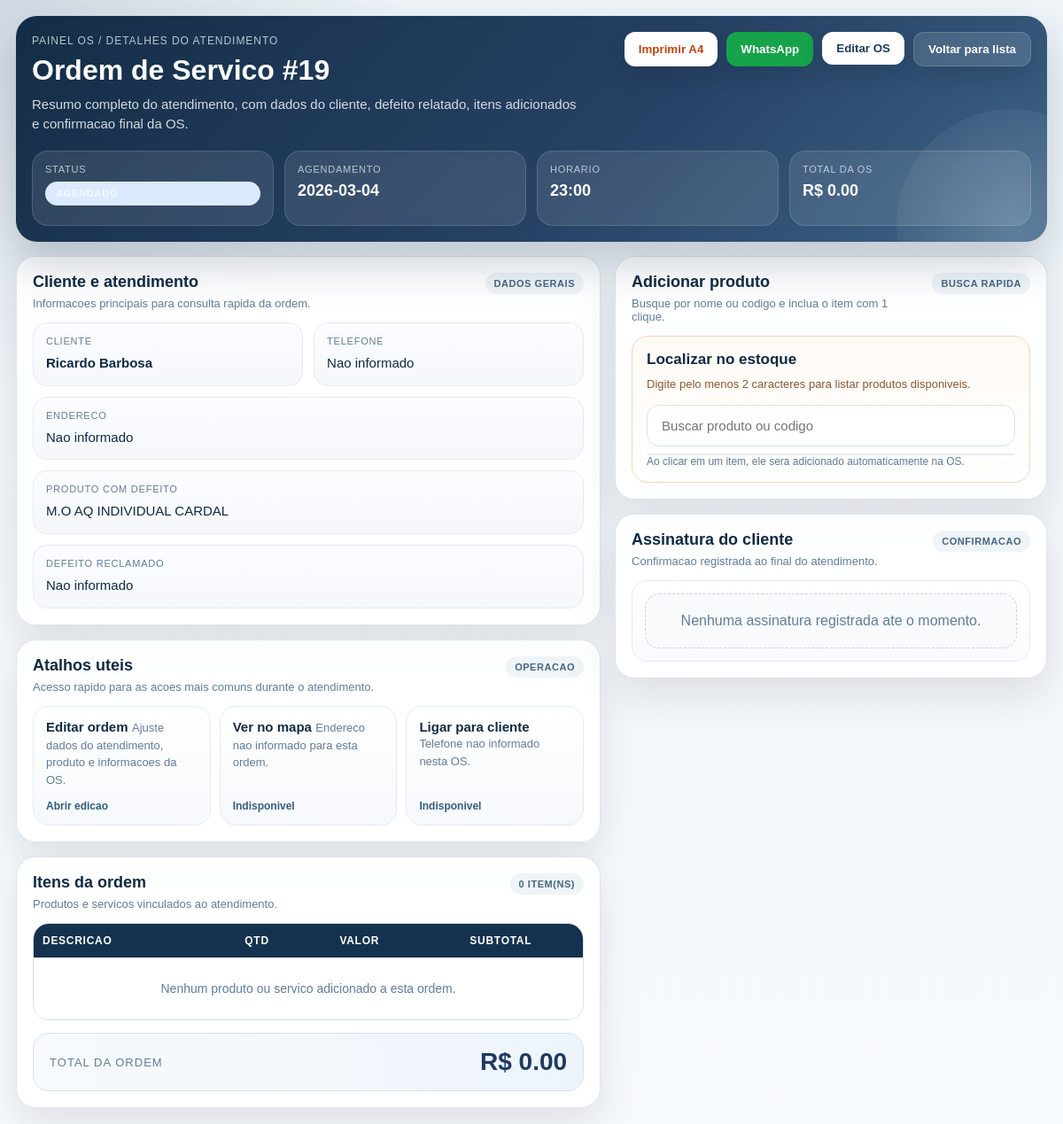
/ordem/19 (signed in), run on an earlier commit of the app's database.
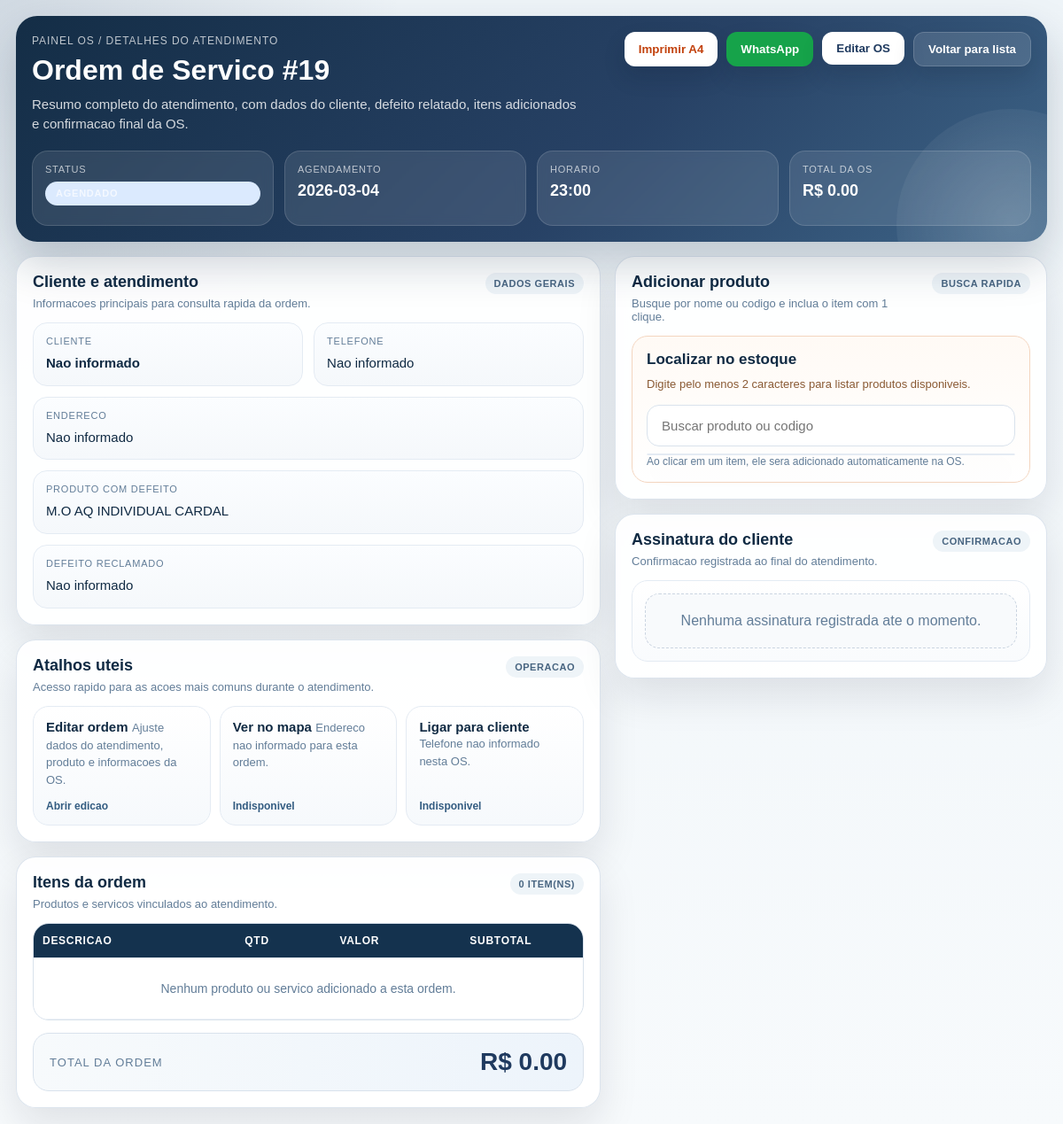
And on a later commit of the database.
### tables this page shows
CREATE TABLE clientes (
    id INTEGER PRIMARY KEY AUTOINCREMENT,
    tipo TEXT,  -- PF ou PJ

    nome TEXT,
    razao_social TEXT,

    cpf TEXT,
    cnpj TEXT,

    telefone TEXT,
    whatsapp TEXT,
    email TEXT,

    endereco TEXT,
    numero TEXT,
    bairro TEXT,
    cidade TEXT,
    cep TEXT,

    endereco_entrega TEXT,
    numero_entrega TEXT,
    bairro_entrega TEXT,
    cidade_entrega TEXT,
    cep_entrega TEXT,

    observacoes TEXT,
    data_cadastro TEXT
, complemento TEXT, senha_hash TEXT);

### app.py (the view)
@app.route("/ordem/<int:id>")
def ver_ordem(id):
    conn = get_db()
    conn.row_factory = sqlite3.Row
    cursor = conn.cursor()
    cursor.execute("""
    SELECT os.*,
           c.nome,
           c.telefone,
           c.endereco,
           c.numero,
           c.bairro,
           c.cidade
    FROM ordem_servico os
    LEFT JOIN clientes c ON os.cliente_id = c.id
    WHERE os.id = ?
    """, (id,))
    ordem = cursor.fetchone()
    cursor.execute("""
    SELECT *
    FROM itens_ordem_servico
    WHERE os_id = ?
    """, (id,))
    itens = cursor.fetchall()
    conn.close()
    return render_template(
        "ver_ordem.html",
        ordem=ordem,
        itens=itens
    )

### app.py (called while the page is built, shortened)
def get_db():
    conn = sqlite3.connect("database.db", timeout=10)
    conn.row_factory = sqlite3.Row
    return conn

def ensure_funcionarios_auth_columns():
    global AUTH_SCHEMA_READY
    if AUTH_SCHEMA_READY:
        return

@app.before_request
def validar_acesso():
    ensure_funcionarios_auth_columns()
    endpoint = request.endpoint or ""
    if endpoint in AUTH_PUBLIC_ENDPOINTS:
        return None
    if endpoint.startswith("static"):
        return None
    if "user_id" not in session:
        return redirect(url_for("login", next=request.path))
    if endpoint in PROPRIETARIO_ENDPOINTS and (session.get("user_role") != "proprietario"):
        return resposta_acesso_negado("Acesso permitido apenas para proprietario.")
    if endpoint in GERENTE_ENDPOINTS and nivel_usuario() < ROLE_LEVEL["gerente"]:
        return resposta_acesso_negado("Acesso permitido para gerente ou proprietario.")
    return None

@app.context_processor
def injetar_usuario():
    return {
        "usuario_logado": session.get("user_nome"),
        "perfil_logado": session.get("user_role"),
    }

### templates/ver_ordem.html (shortened to what the changed rows need)
<!DOCTYPE html>
<html lang="pt-BR">
<head>
</head>
<body>
<div class="page">
<section class="hero">
<div class="hero-top">
<div>
<h1>Ordem de Servico #{{ ordem.id }}</h1>
</div>
</div>
</section>
<div class="content">
<div class="stack">
<section class="panel">
<div class="panel-body">
<div class="panel-header">
<div>
<h2>Cliente e atendimento</h2>
</div>
</div>
<div class="summary-grid">
<div class="field field-cliente">
<span>Cliente</span>
<strong>{{ ordem.nome or "Nao informado" }}</strong>
</div>
<div class="field field-telefone">
<span>Telefone</span>
<div>{{ ordem.telefone or "Nao informado" }}</div>
</div>
<div class="field field-wide field-endereco">
<span>Endereco</span>
<div>
{{ ordem.endereco or "Nao informado" }}
</div>
</div>
</div>
</div>
</section>
<section class="panel">
<div class="panel-body">
<div class="table-wrap">
<table>
<thead>
<tr>
<th>Descricao</th>
<th>Qtd</th>
<th>Valor</th>
<th>Subtotal</th>
</tr>
</thead>
</table>
</div>
</div>
</section>
</div>
</div>
</div>
</body>
</html>

What changed in the data, as far as the page shows it:
removed clientes: nome "Ricardo Barbosa", telefone "Nao informado", endereco "Nao informado"
Also different on the page:
{{ ordem.nome or "Nao informado" }}: (not shown) → "Nao informado"
{{ ordem.telefone or "Nao informado" }}: (not shown) → "Nao informado"
{{ ordem.endereco or "Nao informado" }}: (not shown) → "Nao informado"
